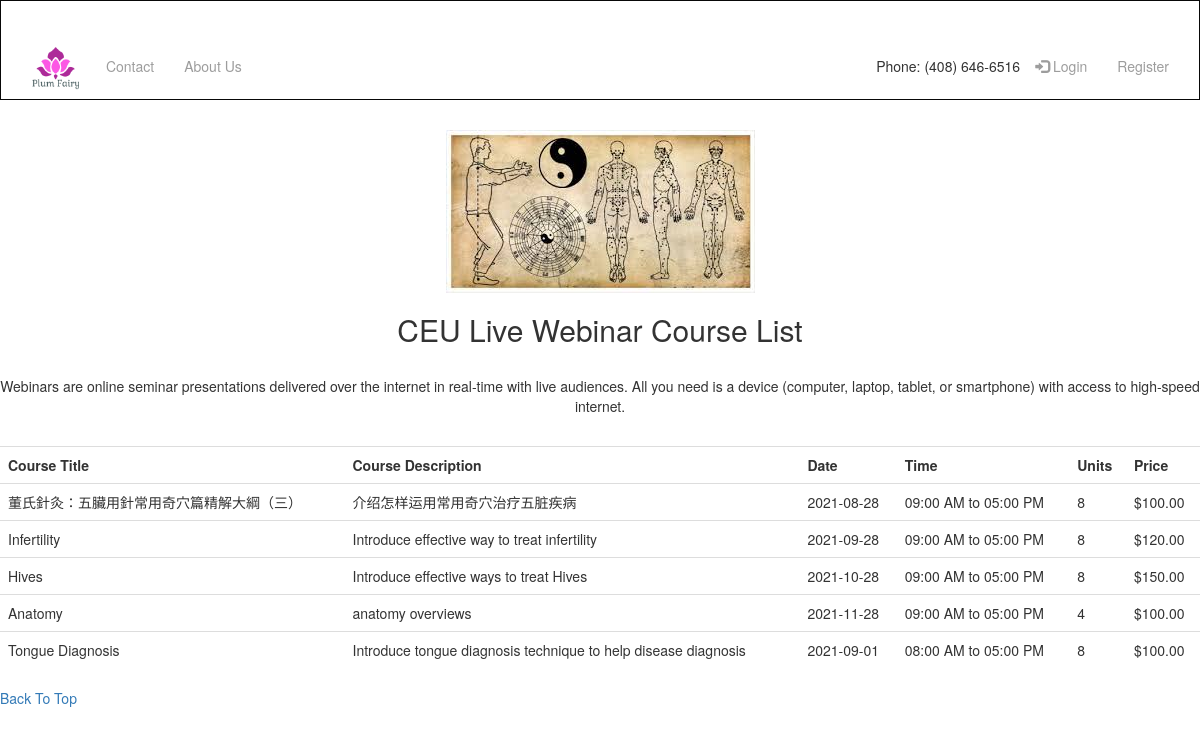
/, run on an earlier commit of the app's database.
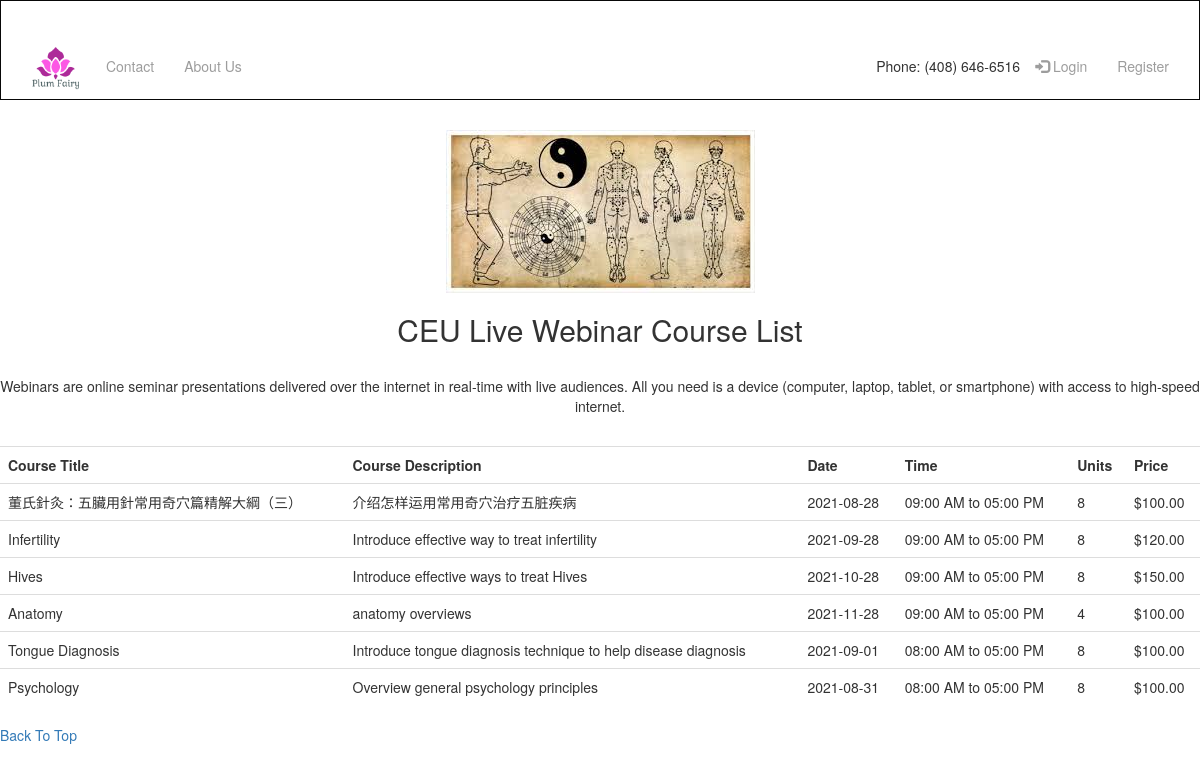
And on a later commit of the database.
### ceuApp/models.py (models this page shows)
class Course(models.Model):
    name=models.CharField(max_length=255)
    desc=models.TextField()
    date=models.DateField()
    start_time=models.TimeField()
    end_time=models.TimeField()
    unit=models.IntegerField()
    price=models.DecimalField(max_digits=8, decimal_places=2)
    created_at = models.DateTimeField(auto_now_add=True)
    updated_at = models.DateTimeField(auto_now=True)

### ceuApp/views.py (the view)
# urls.py: path('', views.index),
def index(request):
    request.session.pop('my_courses', None)
    request.session.pop('courses', None)
    courses = []
    my_courses = []
    user_courses = []
    if 'user_id' in request.session:
        user_courses = User.objects.get(id=request.session['user_id']).courses.all()
    for x in Course.objects.all():
        course = {
            'name': x.name,
            'desc': x.desc,
            'date': str(x.date),
            'start_time': x.start_time.strftime('%#I:%M %p'),
            'end_time': x.end_time.strftime('%#I:%M %p'),
            'unit': x.unit,
            'price': str(x.price),
            'id': x.id,
        }
        if x in user_courses:
            my_courses.append(course)
        else:
            courses.append(course)
    request.session['courses'] = courses
    if 'user_id' in request.session:
        request.session['admin'] = User.objects.get(id=request.session['user_id']).admin
    if len(my_courses) > 0:
        request.session['my_courses'] = my_courses
    return render(request, "course.html")

### ceuApp/templates/course.html (shortened to what this page needs)
<!DOCTYPE html>
<html lang="en">
<head>
    <link rel="stylesheet" href="https://maxcdn.bootstrapcdn.com/bootstrap/3.4.1/css/bootstrap.min.css">
                {% load static %}
    <!-- {% load static %}
    <link rel="stylesheet" href="{% static 'style.css' %}"> -->
</head>
<body>
    <nav class="navbar navbar-inverse">
        <div class="container-fluid">
          <div class="navbar-header">
            <a href="/home"><img class="logo center-block" src="/static/newnewlogo.png">  </a>
          </div>
          <div class="collapse navbar-collapse" id="myNavbar">
            <ul class="nav navbar-nav">
              <li><a href="/contact">Contact</a></li>
              <li><a href="/about">About Us</a></li>
            </ul>
            <ul class="nav navbar-nav navbar-right">
                <li><h5 class="phone">Phone: (408) 646-6516</h5></li>
                {% if not request.session.user_id %}
                <li><a href="/login"><span class="glyphicon glyphicon-log-in"></span> Login</a></li>
                <li><a href="/register">Register</a></li>
                {% endif %}
              </ul>
          </div>
        </div>
      </nav>
            <div class="section">
                <img class="course-icon" src="/static/Qigong.jpg" alt="Qigong">
                <h2 class="table-banner">CEU Live Webinar Course List</h2><br>
                <p class="webinars">Webinars are online seminar presentations delivered over the internet in real-time with live
                    audiences.
                    All you need is a device (computer, laptop, tablet, or smartphone) with access to high-speed
                    internet.</p><br>
                <table class="table table-hover">
                    <tr>
                        <th>Course Title</th>
                        <th>Course Description</th>
                        <th>Date</th>
                        <th>Time</th>
                        <th>Units</th>
                        <th>Price</th>
                    </tr>
                    {% for course in request.session.courses %}
                    <tr>
                        <td>{{course.name}}</td>
                        <td>{{course.desc}}</td>
                        <td>{{course.date}}</td>
                        <td>{{course.start_time}} to {{course.end_time}}</td>
                        <td>{{course.unit}}</td>
                        <td>${{course.price}}</td>
                    </tr>
                    {% endfor %}
                </table>
            </div>
        <div class="footer">
            <a href="#top">Back To Top</a>
        </div>
</body>
</html>

What changed in the data, as far as the page shows it:
added Course: name "Psychology", desc "Overview general psychology principles", date "2021-08-31", start_time "08:00 AM", end_time "05:00 PM", unit "8", price "100.00"
